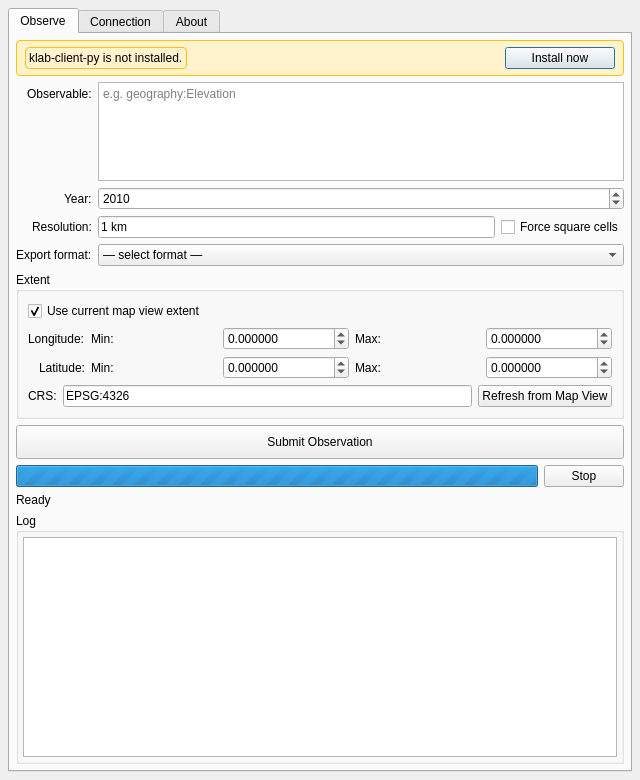
<?xml version="1.0" encoding="UTF-8"?>
<ui version="4.0">
 <class>Dialog</class>
 <widget class="QDialog" name="Dialog">
  <property name="geometry">
   <rect>
    <x>0</x>
    <y>0</y>
    <width>640</width>
    <height>780</height>
   </rect>
  </property>
  <property name="windowTitle">
   <string>k.lab Client</string>
  </property>
  <layout class="QVBoxLayout" name="mainLayout">
   <property name="spacing">
    <number>6</number>
   </property>
   <property name="leftMargin">
    <number>8</number>
   </property>
   <property name="topMargin">
    <number>8</number>
   </property>
   <property name="rightMargin">
    <number>8</number>
   </property>
   <property name="bottomMargin">
    <number>8</number>
   </property>
   <item>
    <widget class="QTabWidget" name="tabWidget">

     <widget class="QWidget" name="observeTab">
      <attribute name="title">
       <string>Observe</string>
      </attribute>
      <layout class="QVBoxLayout" name="observeLayout">
       <property name="spacing">
        <number>6</number>
       </property>
       <property name="leftMargin">
        <number>6</number>
       </property>
       <property name="topMargin">
        <number>6</number>
       </property>
       <property name="rightMargin">
        <number>6</number>
       </property>
       <property name="bottomMargin">
        <number>6</number>
       </property>

       <item>
        <widget class="QFrame" name="installBanner">
         <property name="visible">
          <bool>false</bool>
         </property>
         <property name="frameShape">
          <enum>QFrame::StyledPanel</enum>
         </property>
         <property name="styleSheet">
          <string notr="true">QFrame { background:#FFF3CD; border:1px solid #FFC107; border-radius:4px; }</string>
         </property>
         <layout class="QHBoxLayout" name="bannerLayout">
          <property name="leftMargin">
           <number>8</number>
          </property>
          <property name="topMargin">
           <number>6</number>
          </property>
          <property name="rightMargin">
           <number>8</number>
          </property>
          <property name="bottomMargin">
           <number>6</number>
          </property>
          <item>
           <widget class="QLabel" name="installStatusLabel">
            <property name="text">
             <string>klab-client-py is not installed.</string>
            </property>
           </widget>
          </item>
          <item>
           <spacer name="bannerSpacer">
            <property name="orientation">
             <enum>Qt::Horizontal</enum>
            </property>
            <property name="sizeHint" stdset="0">
             <size>
              <width>40</width>
              <height>20</height>
             </size>
            </property>
           </spacer>
          </item>
          <item>
           <widget class="QPushButton" name="installButton">
            <property name="minimumSize">
             <size>
              <width>110</width>
              <height>0</height>
             </size>
            </property>
            <property name="maximumSize">
             <size>
              <width>110</width>
              <height>16777215</height>
             </size>
            </property>
            <property name="text">
             <string>Install now</string>
            </property>
           </widget>
          </item>
         </layout>
        </widget>
       </item>

       <item>
        <layout class="QFormLayout" name="obsForm">
         <property name="labelAlignment">
          <set>Qt::AlignRight|Qt::AlignTrailing|Qt::AlignVCenter</set>
         </property>
         <item row="0" column="0">
          <widget class="QLabel" name="observableLabel">
           <property name="text">
            <string>Observable:</string>
           </property>
          </widget>
         </item>
         <item row="0" column="1">
          <widget class="QPlainTextEdit" name="observableEdit">
           <property name="minimumSize">
            <size>
             <width>0</width>
             <height>70</height>
            </size>
           </property>
           <property name="maximumSize">
            <size>
             <width>16777215</width>
             <height>120</height>
            </size>
           </property>
           <property name="toolTip">
            <string>k.lab semantic type to observe, e.g.
  geography:Elevation
  landcover:LandCoverType
  infrastructure:Town</string>
           </property>
           <property name="placeholderText">
            <string>e.g. geography:Elevation</string>
           </property>
          </widget>
         </item>
         <item row="1" column="0">
          <widget class="QLabel" name="yearLabel">
           <property name="text">
            <string>Year:</string>
           </property>
          </widget>
         </item>
         <item row="1" column="1">
          <widget class="QSpinBox" name="yearSpinBox">
           <property name="minimum">
            <number>1900</number>
           </property>
           <property name="maximum">
            <number>2100</number>
           </property>
           <property name="value">
            <number>2010</number>
           </property>
          </widget>
         </item>
         <item row="2" column="0">
          <widget class="QLabel" name="resolutionLabel">
           <property name="text">
            <string>Resolution:</string>
           </property>
          </widget>
         </item>
         <item row="2" column="1">
          <widget class="QWidget" name="resolutionWidget" native="true">
           <layout class="QHBoxLayout" name="resolutionLayout">
            <property name="leftMargin">
             <number>0</number>
            </property>
            <property name="topMargin">
             <number>0</number>
            </property>
            <property name="rightMargin">
             <number>0</number>
            </property>
            <property name="bottomMargin">
             <number>0</number>
            </property>
            <item>
             <widget class="QLineEdit" name="resolutionEdit">
              <property name="toolTip">
               <string>Spatial resolution with unit, e.g. '1 km', '500 m'</string>
              </property>
              <property name="text">
               <string>1 km</string>
              </property>
              <property name="placeholderText">
               <string>e.g. 1 km, 500 m, 0.01 deg</string>
              </property>
             </widget>
            </item>
            <item>
             <widget class="QCheckBox" name="forceSquareCellsCheckbox">
              <property name="toolTip">
               <string>Snap the extent to exact multiples of the resolution before submitting, ensuring all cells are square</string>
              </property>
              <property name="text">
               <string>Force square cells</string>
              </property>
             </widget>
            </item>
           </layout>
          </widget>
         </item>
         <item row="3" column="0">
          <widget class="QLabel" name="exportFormatLabel">
           <property name="text">
            <string>Export format:</string>
           </property>
          </widget>
         </item>
         <item row="3" column="1">
          <widget class="QComboBox" name="exportFormatCombo">
           <property name="toolTip">
            <string>Choose the export format for the observation result</string>
           </property>
           <item>
            <property name="text">
             <string>— select format —</string>
            </property>
           </item>
           <item>
            <property name="text">
             <string>GeoTIFF (raster)</string>
            </property>
           </item>
           <item>
            <property name="text">
             <string>GeoJSON (vector)</string>
            </property>
           </item>
          </widget>
         </item>
        </layout>
       </item>

       <item>
        <widget class="QGroupBox" name="extentGroup">
         <property name="title">
          <string>Extent</string>
         </property>
         <layout class="QVBoxLayout" name="extentGroupLayout">
          <property name="spacing">
           <number>4</number>
          </property>
          <item>
           <widget class="QCheckBox" name="useMapViewCheckbox">
            <property name="text">
             <string>Use current map view extent</string>
            </property>
            <property name="checked">
             <bool>true</bool>
            </property>
           </widget>
          </item>
          <item>
           <widget class="QWidget" name="manualExtentWidget" native="true">
            <layout class="QFormLayout" name="manualForm">
             <property name="labelAlignment">
              <set>Qt::AlignRight|Qt::AlignTrailing|Qt::AlignVCenter</set>
             </property>
             <property name="leftMargin">
              <number>0</number>
             </property>
             <property name="topMargin">
              <number>2</number>
             </property>
             <property name="rightMargin">
              <number>0</number>
             </property>
             <property name="bottomMargin">
              <number>0</number>
             </property>
             <item row="0" column="0">
              <widget class="QLabel" name="longitudeLabel">
               <property name="text">
                <string>Longitude:</string>
               </property>
              </widget>
             </item>
             <item row="0" column="1">
              <widget class="QWidget" name="lonWidget" native="true">
               <layout class="QHBoxLayout" name="lonLayout">
                <property name="leftMargin">
                 <number>0</number>
                </property>
                <property name="topMargin">
                 <number>0</number>
                </property>
                <property name="rightMargin">
                 <number>0</number>
                </property>
                <property name="bottomMargin">
                 <number>0</number>
                </property>
                <item>
                 <widget class="QLabel" name="minLonLabel">
                  <property name="text">
                   <string>Min:</string>
                  </property>
                 </widget>
                </item>
                <item>
                 <widget class="QDoubleSpinBox" name="minXSpinBox">
                  <property name="decimals">
                   <number>6</number>
                  </property>
                  <property name="minimum">
                   <double>-99999999.000000000000000</double>
                  </property>
                  <property name="maximum">
                   <double>99999999.000000000000000</double>
                  </property>
                  <property name="singleStep">
                   <double>0.100000000000000</double>
                  </property>
                 </widget>
                </item>
                <item>
                 <widget class="QLabel" name="maxLonLabel">
                  <property name="text">
                   <string>Max:</string>
                  </property>
                 </widget>
                </item>
                <item>
                 <widget class="QDoubleSpinBox" name="maxXSpinBox">
                  <property name="decimals">
                   <number>6</number>
                  </property>
                  <property name="minimum">
                   <double>-99999999.000000000000000</double>
                  </property>
                  <property name="maximum">
                   <double>99999999.000000000000000</double>
                  </property>
                  <property name="singleStep">
                   <double>0.100000000000000</double>
                  </property>
                 </widget>
                </item>
               </layout>
              </widget>
             </item>
             <item row="1" column="0">
              <widget class="QLabel" name="latitudeLabel">
               <property name="text">
                <string>Latitude:</string>
               </property>
              </widget>
             </item>
             <item row="1" column="1">
              <widget class="QWidget" name="latWidget" native="true">
               <layout class="QHBoxLayout" name="latLayout">
                <property name="leftMargin">
                 <number>0</number>
                </property>
                <property name="topMargin">
                 <number>0</number>
                </property>
                <property name="rightMargin">
                 <number>0</number>
                </property>
                <property name="bottomMargin">
                 <number>0</number>
                </property>
                <item>
                 <widget class="QLabel" name="minLatLabel">
                  <property name="text">
                   <string>Min:</string>
                  </property>
                 </widget>
                </item>
                <item>
                 <widget class="QDoubleSpinBox" name="minYSpinBox">
                  <property name="decimals">
                   <number>6</number>
                  </property>
                  <property name="minimum">
                   <double>-99999999.000000000000000</double>
                  </property>
                  <property name="maximum">
                   <double>99999999.000000000000000</double>
                  </property>
                  <property name="singleStep">
                   <double>0.100000000000000</double>
                  </property>
                 </widget>
                </item>
                <item>
                 <widget class="QLabel" name="maxLatLabel">
                  <property name="text">
                   <string>Max:</string>
                  </property>
                 </widget>
                </item>
                <item>
                 <widget class="QDoubleSpinBox" name="maxYSpinBox">
                  <property name="decimals">
                   <number>6</number>
                  </property>
                  <property name="minimum">
                   <double>-99999999.000000000000000</double>
                  </property>
                  <property name="maximum">
                   <double>99999999.000000000000000</double>
                  </property>
                  <property name="singleStep">
                   <double>0.100000000000000</double>
                  </property>
                 </widget>
                </item>
               </layout>
              </widget>
             </item>
            </layout>
           </widget>
          </item>
          <item>
           <widget class="QWidget" name="crsRefreshWidget" native="true">
            <layout class="QHBoxLayout" name="crsRefreshLayout">
             <property name="leftMargin">
              <number>0</number>
             </property>
             <property name="topMargin">
              <number>2</number>
             </property>
             <property name="rightMargin">
              <number>0</number>
             </property>
             <property name="bottomMargin">
              <number>0</number>
             </property>
             <item>
              <widget class="QLabel" name="crsLabel">
               <property name="text">
                <string>CRS:</string>
               </property>
              </widget>
             </item>
             <item>
              <widget class="QLineEdit" name="crsEdit">
               <property name="text">
                <string>EPSG:4326</string>
               </property>
               <property name="readOnly">
                <bool>true</bool>
               </property>
              </widget>
             </item>
             <item>
              <widget class="QPushButton" name="refreshExtentButton">
               <property name="text">
                <string>Refresh from Map View</string>
               </property>
              </widget>
             </item>
            </layout>
           </widget>
          </item>
         </layout>
        </widget>
       </item>

       <item>
        <widget class="QPushButton" name="submitButton">
         <property name="minimumSize">
          <size>
           <width>0</width>
           <height>34</height>
          </size>
         </property>
         <property name="text">
          <string>Submit Observation</string>
         </property>
        </widget>
       </item>

       <item>
        <widget class="QWidget" name="progressWidget" native="true">
         <layout class="QHBoxLayout" name="progressLayout">
          <property name="leftMargin">
           <number>0</number>
          </property>
          <property name="topMargin">
           <number>0</number>
          </property>
          <property name="rightMargin">
           <number>0</number>
          </property>
          <property name="bottomMargin">
           <number>0</number>
          </property>
          <item>
           <widget class="QProgressBar" name="progressBar">
            <property name="minimum">
             <number>0</number>
            </property>
            <property name="maximum">
             <number>0</number>
            </property>
            <property name="value">
             <number>0</number>
            </property>
           </widget>
          </item>
          <item>
           <widget class="QPushButton" name="stopButton">
            <property name="text">
             <string>Stop</string>
            </property>
           </widget>
          </item>
         </layout>
        </widget>
       </item>

       <item>
        <widget class="QLabel" name="statusLabel">
         <property name="text">
          <string>Ready</string>
         </property>
        </widget>
       </item>

       <item>
        <widget class="QGroupBox" name="logGroup">
         <property name="title">
          <string>Log</string>
         </property>
         <layout class="QVBoxLayout" name="logGroupLayout">
          <property name="leftMargin">
           <number>4</number>
          </property>
          <property name="topMargin">
           <number>4</number>
          </property>
          <property name="rightMargin">
           <number>4</number>
          </property>
          <property name="bottomMargin">
           <number>4</number>
          </property>
          <item>
           <widget class="QPlainTextEdit" name="logTextEdit">
            <property name="minimumSize">
             <size>
              <width>0</width>
              <height>220</height>
             </size>
            </property>
            <property name="readOnly">
             <bool>true</bool>
            </property>
           </widget>
          </item>
         </layout>
        </widget>
       </item>

      </layout>
     </widget>

     <widget class="QWidget" name="connectionTab">
      <attribute name="title">
       <string>Connection</string>
      </attribute>
      <layout class="QVBoxLayout" name="connectionLayout">
       <property name="spacing">
        <number>8</number>
       </property>
       <property name="leftMargin">
        <number>6</number>
       </property>
       <property name="topMargin">
        <number>6</number>
       </property>
       <property name="rightMargin">
        <number>6</number>
       </property>
       <property name="bottomMargin">
        <number>6</number>
       </property>
       <item>
        <layout class="QFormLayout" name="connForm">
         <property name="labelAlignment">
          <set>Qt::AlignRight|Qt::AlignTrailing|Qt::AlignVCenter</set>
         </property>
         <item row="0" column="0">
          <widget class="QLabel" name="usernameLabel">
           <property name="text">
            <string>Username:</string>
           </property>
          </widget>
         </item>
         <item row="0" column="1">
          <widget class="QLineEdit" name="usernameEdit"/>
         </item>
         <item row="1" column="0">
          <widget class="QLabel" name="passwordLabel">
           <property name="text">
            <string>Password:</string>
           </property>
          </widget>
         </item>
         <item row="1" column="1">
          <widget class="QLineEdit" name="passwordEdit">
           <property name="echoMode">
            <enum>QLineEdit::Password</enum>
           </property>
          </widget>
         </item>
         <item row="2" column="0">
          <widget class="QLabel" name="engineUrlLabel">
           <property name="text">
            <string>Engine URL:</string>
           </property>
          </widget>
         </item>
         <item row="2" column="1">
          <widget class="QLineEdit" name="engineUrlEdit">
           <property name="placeholderText">
            <string>https://k.lab.im/modeler  (leave blank for local engine)</string>
           </property>
          </widget>
         </item>
        </layout>
       </item>
       <item>
        <widget class="QPushButton" name="testConnectionButton">
         <property name="minimumSize">
          <size>
           <width>0</width>
           <height>34</height>
          </size>
         </property>
         <property name="text">
          <string>Test Connection</string>
         </property>
        </widget>
       </item>
       <item>
        <widget class="QLabel" name="connectionStatusLabel">
         <property name="text">
          <string/>
         </property>
        </widget>
       </item>
       <item>
        <widget class="QPushButton" name="saveSettingsButton">
         <property name="minimumSize">
          <size>
           <width>0</width>
           <height>34</height>
          </size>
         </property>
         <property name="text">
          <string>Save Settings</string>
         </property>
        </widget>
       </item>
       <item>
        <spacer name="connVSpacer">
         <property name="orientation">
          <enum>Qt::Vertical</enum>
         </property>
         <property name="sizeHint" stdset="0">
          <size>
           <width>20</width>
           <height>40</height>
          </size>
         </property>
        </spacer>
       </item>
      </layout>
     </widget>

     <widget class="QWidget" name="aboutTab">
      <attribute name="title">
       <string>About</string>
      </attribute>
      <layout class="QVBoxLayout" name="aboutLayout">
       <property name="spacing">
        <number>12</number>
       </property>
       <property name="leftMargin">
        <number>16</number>
       </property>
       <property name="topMargin">
        <number>20</number>
       </property>
       <property name="rightMargin">
        <number>16</number>
       </property>
       <property name="bottomMargin">
        <number>16</number>
       </property>
       <item>
        <widget class="QLabel" name="aboutLogoLabel">
         <property name="minimumSize">
          <size>
           <width>0</width>
           <height>128</height>
          </size>
         </property>
         <property name="alignment">
          <set>Qt::AlignHCenter|Qt::AlignVCenter</set>
         </property>
        </widget>
       </item>
       <item>
        <widget class="QLabel" name="aboutTextLabel">
         <property name="text">
          <string>&lt;html&gt;&lt;body&gt;&lt;p style="text-align:center;"&gt;The k.LAB software stack implements a semantic web platform for integrated, distributed semantic modeling. See &lt;a href="https://klab.integratedmodelling.org/"&gt;https://klab.integratedmodelling.org/&lt;/a&gt; for details on k.LAB and the mission behind it.&lt;/p&gt;&lt;/body&gt;&lt;/html&gt;</string>
         </property>
         <property name="openExternalLinks">
          <bool>true</bool>
         </property>
         <property name="wordWrap">
          <bool>true</bool>
         </property>
         <property name="alignment">
          <set>Qt::AlignHCenter|Qt::AlignTop</set>
         </property>
        </widget>
       </item>
       <item>
        <spacer name="aboutVSpacer">
         <property name="orientation">
          <enum>Qt::Vertical</enum>
         </property>
         <property name="sizeHint" stdset="0">
          <size>
           <width>20</width>
           <height>40</height>
          </size>
         </property>
        </spacer>
       </item>
      </layout>
     </widget>

    </widget>
   </item>
  </layout>
 </widget>
 <resources/>
 <connections/>
</ui>
